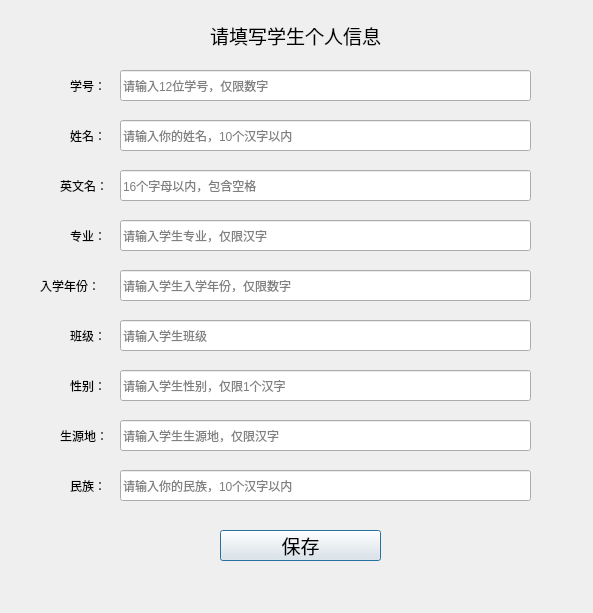
<?xml version="1.0" encoding="UTF-8"?>
<ui version="4.0">
 <class>userInfoDialog</class>
 <widget class="QDialog" name="userInfoDialog">
  <property name="geometry">
   <rect>
    <x>0</x>
    <y>0</y>
    <width>593</width>
    <height>613</height>
   </rect>
  </property>
  <property name="windowTitle">
   <string>OpenCV Face Recognition System - UserInfo</string>
  </property>
  <widget class="QLineEdit" name="cnNameLineEdit">
   <property name="geometry">
    <rect>
     <x>120</x>
     <y>120</y>
     <width>411</width>
     <height>31</height>
    </rect>
   </property>
   <property name="toolTip">
    <string/>
   </property>
   <property name="alignment">
    <set>Qt::AlignLeading|Qt::AlignLeft|Qt::AlignVCenter</set>
   </property>
   <property name="placeholderText">
    <string>请输入你的姓名，10个汉字以内</string>
   </property>
   <property name="clearButtonEnabled">
    <bool>true</bool>
   </property>
  </widget>
  <widget class="QLabel" name="enNameLabel">
   <property name="geometry">
    <rect>
     <x>60</x>
     <y>170</y>
     <width>51</width>
     <height>31</height>
    </rect>
   </property>
   <property name="text">
    <string>英文名：</string>
   </property>
  </widget>
  <widget class="QLabel" name="stuIDLabel">
   <property name="geometry">
    <rect>
     <x>70</x>
     <y>70</y>
     <width>41</width>
     <height>31</height>
    </rect>
   </property>
   <property name="text">
    <string>学号：</string>
   </property>
  </widget>
  <widget class="QLabel" name="cnNameLabel">
   <property name="geometry">
    <rect>
     <x>70</x>
     <y>120</y>
     <width>41</width>
     <height>31</height>
    </rect>
   </property>
   <property name="text">
    <string>姓名：</string>
   </property>
  </widget>
  <widget class="QPushButton" name="okButton">
   <property name="geometry">
    <rect>
     <x>220</x>
     <y>530</y>
     <width>161</width>
     <height>31</height>
    </rect>
   </property>
   <property name="font">
    <font>
     <family>楷体</family>
     <pointsize>14</pointsize>
    </font>
   </property>
   <property name="text">
    <string>保存</string>
   </property>
  </widget>
  <widget class="QLabel" name="msgLabel">
   <property name="geometry">
    <rect>
     <x>140</x>
     <y>570</y>
     <width>321</width>
     <height>21</height>
    </rect>
   </property>
   <property name="text">
    <string/>
   </property>
   <property name="alignment">
    <set>Qt::AlignCenter</set>
   </property>
  </widget>
  <widget class="QLabel" name="tipLabel">
   <property name="geometry">
    <rect>
     <x>70</x>
     <y>20</y>
     <width>451</width>
     <height>31</height>
    </rect>
   </property>
   <property name="font">
    <font>
     <family>楷体</family>
     <pointsize>14</pointsize>
    </font>
   </property>
   <property name="text">
    <string>请填写学生个人信息</string>
   </property>
   <property name="alignment">
    <set>Qt::AlignCenter</set>
   </property>
  </widget>
  <widget class="QLineEdit" name="enNameLineEdit">
   <property name="geometry">
    <rect>
     <x>120</x>
     <y>170</y>
     <width>411</width>
     <height>31</height>
    </rect>
   </property>
   <property name="toolTip">
    <string/>
   </property>
   <property name="placeholderText">
    <string>16个字母以内，包含空格</string>
   </property>
   <property name="clearButtonEnabled">
    <bool>true</bool>
   </property>
  </widget>
  <widget class="QLineEdit" name="stuIDLineEdit">
   <property name="geometry">
    <rect>
     <x>120</x>
     <y>70</y>
     <width>411</width>
     <height>31</height>
    </rect>
   </property>
   <property name="toolTip">
    <string/>
   </property>
   <property name="placeholderText">
    <string>请输入12位学号，仅限数字</string>
   </property>
   <property name="clearButtonEnabled">
    <bool>true</bool>
   </property>
  </widget>
  <widget class="QLineEdit" name="GradeLineEdit">
   <property name="geometry">
    <rect>
     <x>120</x>
     <y>270</y>
     <width>411</width>
     <height>31</height>
    </rect>
   </property>
   <property name="toolTip">
    <string/>
   </property>
   <property name="placeholderText">
    <string>请输入学生入学年份，仅限数字</string>
   </property>
   <property name="clearButtonEnabled">
    <bool>true</bool>
   </property>
  </widget>
  <widget class="QLabel" name="GradeLabel">
   <property name="geometry">
    <rect>
     <x>40</x>
     <y>270</y>
     <width>71</width>
     <height>31</height>
    </rect>
   </property>
   <property name="text">
    <string>入学年份：</string>
   </property>
  </widget>
  <widget class="QLabel" name="ClassLabel">
   <property name="geometry">
    <rect>
     <x>70</x>
     <y>320</y>
     <width>41</width>
     <height>31</height>
    </rect>
   </property>
   <property name="text">
    <string>班级：</string>
   </property>
  </widget>
  <widget class="QLineEdit" name="ClassLineEdit">
   <property name="geometry">
    <rect>
     <x>120</x>
     <y>320</y>
     <width>411</width>
     <height>31</height>
    </rect>
   </property>
   <property name="toolTip">
    <string/>
   </property>
   <property name="placeholderText">
    <string>请输入学生班级</string>
   </property>
   <property name="clearButtonEnabled">
    <bool>true</bool>
   </property>
  </widget>
  <widget class="QLineEdit" name="MajorLineEdit">
   <property name="geometry">
    <rect>
     <x>120</x>
     <y>220</y>
     <width>411</width>
     <height>31</height>
    </rect>
   </property>
   <property name="toolTip">
    <string/>
   </property>
   <property name="placeholderText">
    <string>请输入学生专业，仅限汉字</string>
   </property>
   <property name="clearButtonEnabled">
    <bool>true</bool>
   </property>
  </widget>
  <widget class="QLabel" name="MajorLabel">
   <property name="geometry">
    <rect>
     <x>70</x>
     <y>220</y>
     <width>41</width>
     <height>31</height>
    </rect>
   </property>
   <property name="text">
    <string>专业：</string>
   </property>
  </widget>
  <widget class="QLineEdit" name="SexLineEdit">
   <property name="geometry">
    <rect>
     <x>120</x>
     <y>370</y>
     <width>411</width>
     <height>31</height>
    </rect>
   </property>
   <property name="toolTip">
    <string/>
   </property>
   <property name="placeholderText">
    <string>请输入学生性别，仅限1个汉字</string>
   </property>
   <property name="clearButtonEnabled">
    <bool>true</bool>
   </property>
  </widget>
  <widget class="QLabel" name="SexLabel">
   <property name="geometry">
    <rect>
     <x>70</x>
     <y>370</y>
     <width>41</width>
     <height>31</height>
    </rect>
   </property>
   <property name="text">
    <string>性别：</string>
   </property>
  </widget>
  <widget class="QLineEdit" name="ProvinceLineEdit">
   <property name="geometry">
    <rect>
     <x>120</x>
     <y>420</y>
     <width>411</width>
     <height>31</height>
    </rect>
   </property>
   <property name="toolTip">
    <string/>
   </property>
   <property name="placeholderText">
    <string>请输入学生生源地，仅限汉字</string>
   </property>
   <property name="clearButtonEnabled">
    <bool>true</bool>
   </property>
  </widget>
  <widget class="QLabel" name="ProvinceLabel">
   <property name="geometry">
    <rect>
     <x>60</x>
     <y>420</y>
     <width>51</width>
     <height>31</height>
    </rect>
   </property>
   <property name="text">
    <string>生源地：</string>
   </property>
  </widget>
  <widget class="QLineEdit" name="NationLineEdit">
   <property name="geometry">
    <rect>
     <x>120</x>
     <y>470</y>
     <width>411</width>
     <height>31</height>
    </rect>
   </property>
   <property name="toolTip">
    <string/>
   </property>
   <property name="alignment">
    <set>Qt::AlignLeading|Qt::AlignLeft|Qt::AlignVCenter</set>
   </property>
   <property name="placeholderText">
    <string>请输入你的民族，10个汉字以内</string>
   </property>
   <property name="clearButtonEnabled">
    <bool>true</bool>
   </property>
  </widget>
  <widget class="QLabel" name="NationLabel">
   <property name="geometry">
    <rect>
     <x>70</x>
     <y>470</y>
     <width>41</width>
     <height>31</height>
    </rect>
   </property>
   <property name="text">
    <string>民族：</string>
   </property>
  </widget>
 </widget>
 <resources/>
 <connections/>
</ui>
